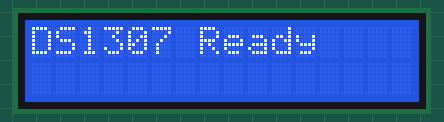
Simulated run of this sketch. Board: Arduino Uno, built with avr-gcc and run on an emulated ATmega328P. Shown: 16×2 character LCD. The local clock reads 2024-03-15 10:24:30 at power-on unless the sketch sets it; what the sketch prints to the serial monitor is not drawn.

Above: at 3.1 s.
At 5.2 s:
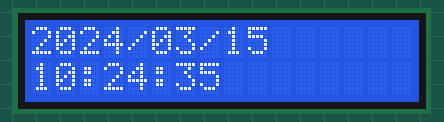
At 13.3 s:
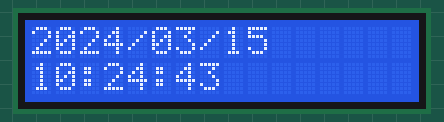
At 21.5 s:
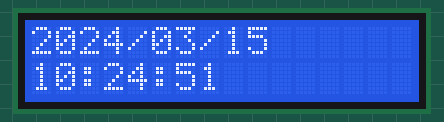
At 29.7 s:
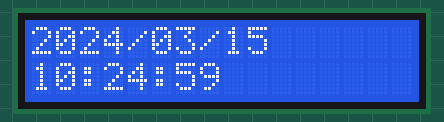
At 38.8 s:
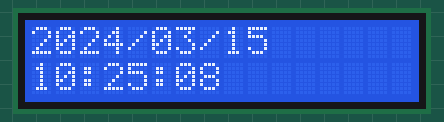

The sketch:

code.ino
```cpp
#include <Wire.h>
#include <LiquidCrystal_I2C.h>
#include "RTClib.h"

RTC_DS1307 rtc;
LiquidCrystal_I2C lcd(0x27, 16, 2);  // Try 0x3F if not working

void setup() {
  Serial.begin(9600);
  delay(3000);

  if (!rtc.begin()) {
    Serial.println("Couldn't find RTC");
    while (1);
  }

  if (!rtc.isrunning()) {
    Serial.println("RTC is not running, setting time...");
    // ---------- SET TIME ONLY ONCE ----------
    // Format: rtc.adjust(DateTime(year, month, day, hour, minute, second));
    rtc.adjust(DateTime(2025, 9, 11, 14, 20, 0));  // Example: 01-Jan-2000 12:00:00
    // After uploading once, comment this line and re-upload
    // ----------------------------------------
  }

  lcd.init();
  lcd.backlight();
  lcd.setCursor(0, 0);
  lcd.print("DS1307 Ready");
  delay(2000);
  lcd.clear();
}

void loop() {
  DateTime now = rtc.now();

  // Print to Serial Monitor
  Serial.print(now.year()); Serial.print('/');
  Serial.print(now.month()); Serial.print('/');
  Serial.print(now.day());   Serial.print("  ");
  Serial.print(now.hour());  Serial.print(':');
  Serial.print(now.minute());Serial.print(':');
  Serial.print(now.second());Serial.println();

  // Print to LCD (no clear flicker)
  lcd.setCursor(0, 0);
  lcd.print(now.year());
  lcd.print('/');
  if (now.month() < 10) lcd.print('0');
  lcd.print(now.month());
  lcd.print('/');
  if (now.day() < 10) lcd.print('0');
  lcd.print(now.day());

  lcd.setCursor(0, 1);
  if (now.hour() < 10) lcd.print('0');
  lcd.print(now.hour());
  lcd.print(':');
  if (now.minute() < 10) lcd.print('0');
  lcd.print(now.minute());
  lcd.print(':');
  if (now.second() < 10) lcd.print('0');
  lcd.print(now.second());

  delay(1000);
}
```

Measured:
- what the display in image 0 shows lasts 2.0 s, from 3.1 s to 5.1 s
- what the display in image 1 shows lasts 1.0 s, from 5.1 s to 6.1 s
